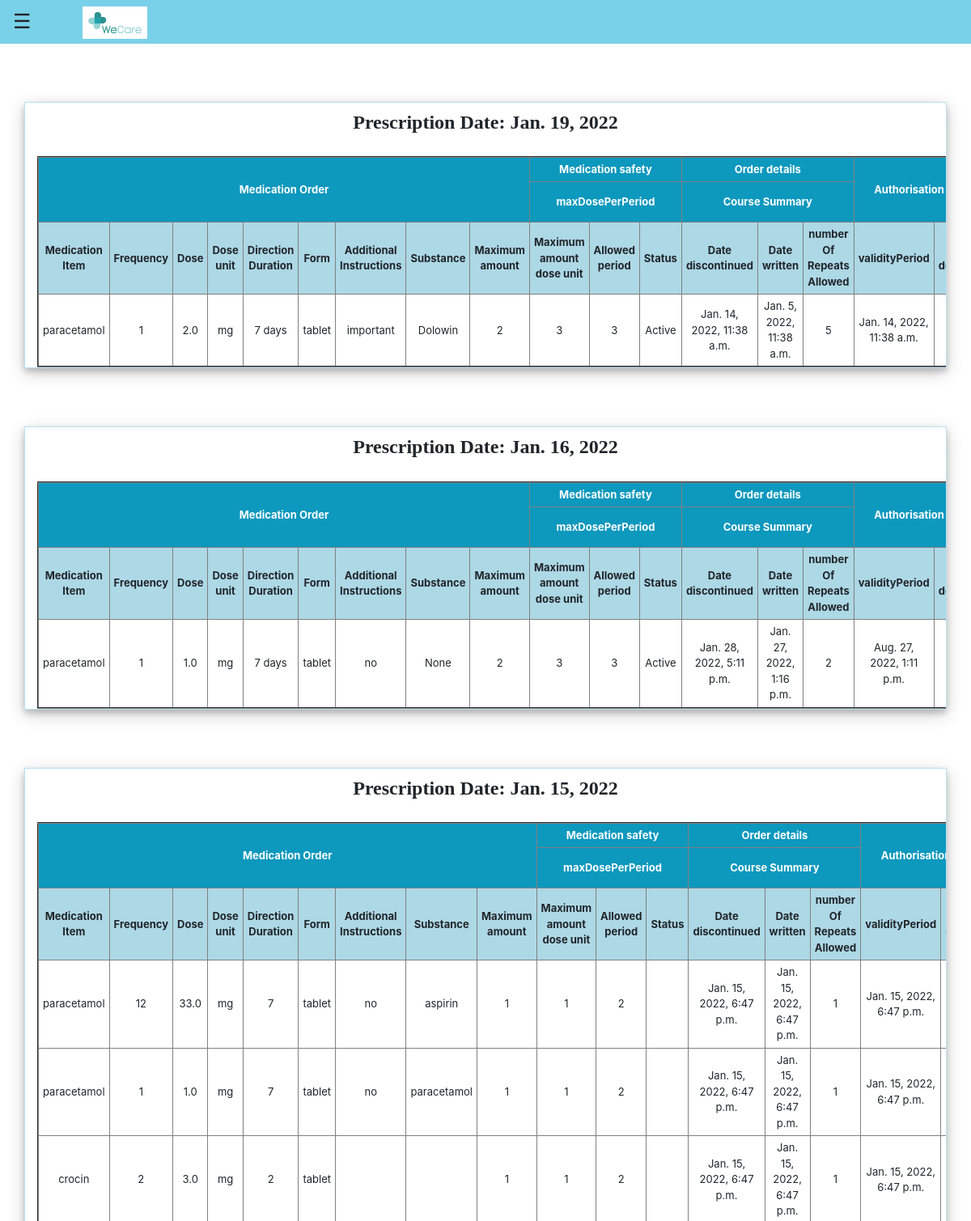
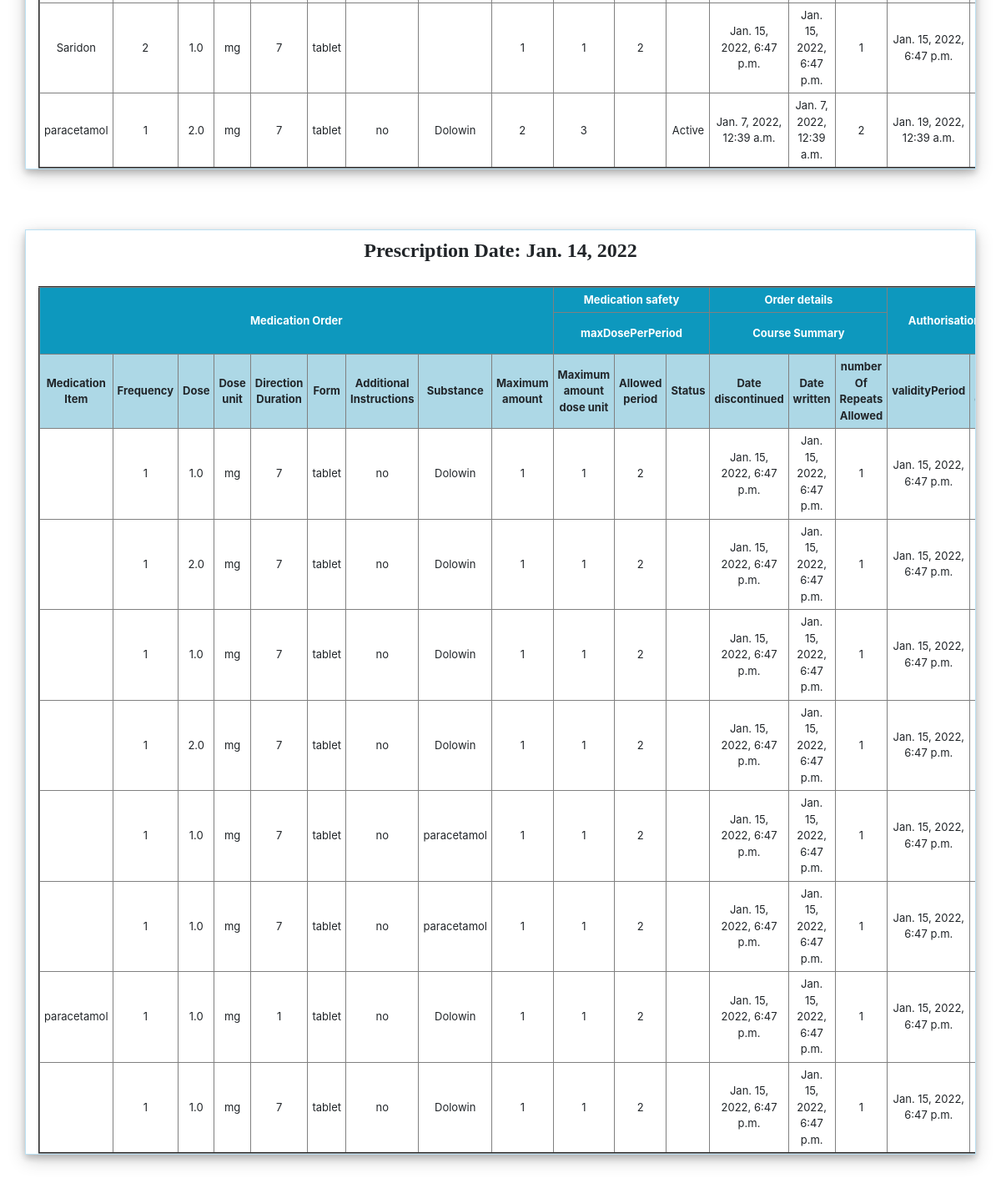
/old-prescription/3 (signed in), run on the app's committed database (2 pictures, top to bottom).
### hospital/models.py (models this page shows, shortened)
class PatientPrescriptionDetails(models.Model):
    patientId=models.PositiveIntegerField(null=True)
    medicationItem=models.CharField(max_length=100)
    frequency=models.PositiveIntegerField(null=False)
    dose=models.FloatField(null=False)
    doseUnit=models.CharField(max_length=100)
    directionDuration=models.CharField(max_length=200)
    form=models.CharField(max_length=100)
    additionalInstruc=models.CharField(max_length=400)
    substance=models.CharField(max_length=100)
    date=models.DateField(auto_now=True)
    safetyAmount=models.PositiveIntegerField(null=False)
    safetyDoseUnit=models.CharField(max_length=400)
    safetyAllowedPer=models.CharField(max_length=400)
    orderStatus=models.CharField(max_length=100)
    orderDateDisc=models.DateTimeField(blank=True,default=datetime.now)
    orderDateWritten=models.DateTimeField(blank=True,default=datetime.now)
    authRepeat=models.PositiveIntegerField(null=False,blank=True)
    authValPer=models.DateTimeField(blank=True,default=datetime.now)
    dispInstruc=models.CharField(max_length=100,blank=True)
    dispDescrip=models.CharField(max_length=100,blank=True)
    dispAmount=models.PositiveIntegerField(null=False,blank=True)
    dispAmountUnits=models.CharField(max_length=200,blank=True)
    dispDurution=models.CharField(max_length=200,blank=True)

### hospital/views.py (the view)
@login_required(login_url='doctorlogin')
@user_passes_test(is_doctor)
def old_prescription_patient_view(request, pk):
    patient = models.Patient.objects.get(id=pk)
    assignedDoctor = models.User.objects.all().filter(id=patient.assignedDoctorId)
    pDD = models.PatientPrescriptionDetails.objects.all().filter(
        patientId=pk).order_by('-date')
    date_list = []
    for m in pDD:
        if m.date not in date_list:
            date_list.append(m.date)
    patientDict = {
        'patientId': pk,
        'name': patient.get_name,
        'mobile': patient.mobile,
        'address': patient.address,
        'symptoms': patient.symptoms,
        'assignedDoctorName': assignedDoctor[0].first_name,
        'pDD': pDD,
        'date_list': date_list,
        'doctor': models.Doctor.objects.get(user_id=request.user.id),
    }
    return render(request, 'hospital/patient_old_prescription.html', context=patientDict)

### hospital/models.py (called while the page is built)
    @property
    def get_name(self):
        return self.user.first_name+" "+self.user.last_name

### hospital/views.py (called while the page is built)
def is_doctor(user):
    return user.groups.filter(name='DOCTOR').exists()

### templates/hospital/patient_old_prescription.html (shortened to what this page needs)
{% extends 'hospital/doctor_base.html' %}
{% block content %}
{% load static %}
<head>
</head>
<br>
{% for date in date_list %}
<div class="container">
  <h4 style="font-family: 'Times New Roman', Times, serif; text-align: center; font-weight: bold;">Prescription Date: {{date}}</h4>
  <table border="2" align="center">
    <br>
    <tr class="heading" align="center">
      <th rowspan="2" colspan="9">Medication Order</th>
      <th colspan="3">Medication safety</th>
      <th colspan="3">Order details</th>
      <th rowspan="2" colspan="2">Authorisation details</th>
    </tr>
    <tr class="heading" align="center">
      <th colspan="3">maxDosePerPeriod</th>
      <th colspan="3">Course Summary</th>
    </tr>
    <tr class="subheadings" align="center">
      <th>Medication Item</th>
      <th>Frequency</th>
      <th>Dose</th>
      <th>Dose unit</th>
      <th>Direction Duration</th>
      <th>Form</th>
      <th>Additional Instructions</th>
      <th>Substance</th>
      <th>Maximum amount</th>
      <th>Maximum amount dose unit</th>
      <th>Allowed period</th>
      <th>Status</th>
      <th>Date discontinued</th>
      <th>Date written</th>
      <th>number Of Repeats Allowed</th>
      <th>validityPeriod</th>
      <th>Amount description</th>
    </tr>
    {% for m in pDD %}
    {% if m.date == date %}
    <tr class="details" align="center">
      <td>{{m.medicationItem}}</td>
      <td>{{m.frequency}}</td>
      <td>{{m.dose}}</td>
      <td>{{m.doseUnit}}</td>
      <td>{{m.directionDuration}}</td>
      <td>{{m.form}}</td>
      <td>{{m.additionalInstruc}}</td>
      <td>{{m.substance}}</td>
      <td>{{m.safetyAmount}}</td>
      <td>{{m.safetyDoseUnit}}</td>
      <td>{{m.safetyAllowedPer}}</td>
      <td>{{m.orderStatus}}</td>
      <td>{{m.orderDateDisc}}</td>
      <td>{{m.orderDateWritten}}</td>
      <td>{{m.authRepeat}}</td>
      <td>{{m.authValPer}}</td>
      <td>{{m.dispInstruc}}</td>
    </tr>
    {% endif %}
    {% endfor %}
  </table>
</div>
<br><br><br>
{% endfor %}
{% endblock content %}

### templates/hospital/patient_old_prescription.html (style rules this page uses)
.details { font-weight: 14px; font-family: -apple-system, BlinkMacSystemFont,"Segoe UI",Roboto,"Helvetica Neue",Arial,"Noto Sans",sans-serif,"Apple Color Emoji","Segoe UI Emoji","Segoe UI Symbol","Noto Color Emoji"; }
.subheadings { background-color: lightblue; font-family: -apple-system, BlinkMacSystemFont,"Segoe UI",Roboto,"Helvetica Neue",Arial,"Noto Sans",sans-serif,"Apple Color Emoji","Segoe UI Emoji","Segoe UI Symbol","Noto Color Emoji"; font-weight: 1.25rem; }
th, td { padding: 5px; }
.heading { background-color: #0D98BE; color: white; font-family: -apple-system, BlinkMacSystemFont,"Segoe UI",Roboto,"Helvetica Neue",Arial,"Noto Sans",sans-serif,"Apple Color Emoji","Segoe UI Emoji","Segoe UI Symbol","Noto Color Emoji"; font-weight: 1.25rem; }
.container { padding-top: 10px; overflow-y: scroll; box-shadow: 0 4px 8px 0 rgba(0, 0, 0, 0.2), 0 6px 20px 0 rgba(0, 0, 0, 0.19); font-family: -apple-system, BlinkMacSystemFont,"Segoe UI",Roboto,"Helvetica Neue",Arial,"Noto Sans",sans-serif,"Apple Color Emoji","Segoe UI Emoji","Segoe UI Symbol","Noto Color Emoji"; font-size: small; border:solid rgba(188, 225, 243, 0.993) 1px ; }

### data on the page
PatientPrescriptionDetails: date_list "Jan. 19, 2022", medicationItem "paracetamol", frequency "1", dose "2.0", doseUnit "mg", directionDuration "7 days", form "tablet", additionalInstruc "important", substance "Dolowin", safetyAmount "2", safetyDoseUnit "3", safetyAllowedPer "3", orderStatus "Active", orderDateDisc "Jan. 14, 2022, 11:38 a.m.", orderDateWritten "Jan. 5, 2022, 11:38 a.m.", authRepeat "5", authValPer "Jan. 14, 2022, 11:38 a.m."
PatientPrescriptionDetails: date_list "Jan. 16, 2022", medicationItem "paracetamol", frequency "1", dose "1.0", doseUnit "mg", directionDuration "7 days", form "tablet", additionalInstruc "no", substance "None", safetyAmount "2", safetyDoseUnit "3", safetyAllowedPer "3", orderStatus "Active", orderDateDisc "Jan. 28, 2022, 5:11 p.m.", orderDateWritten "Jan. 27, 2022, 1:16 p.m.", authRepeat "2", authValPer "Aug. 27, 2022, 1:11 p.m."
PatientPrescriptionDetails: date_list "Jan. 15, 2022", medicationItem "paracetamol", frequency "12", dose "33.0", doseUnit "mg", directionDuration "7", form "tablet", additionalInstruc "no", substance "aspirin", safetyAmount "1", safetyDoseUnit "1", safetyAllowedPer "2", orderDateDisc "Jan. 15, 2022, 6:47 p.m.", orderDateWritten "Jan. 15, 2022, 6:47 p.m.", authRepeat "1", authValPer "Jan. 15, 2022, 6:47 p.m."
PatientPrescriptionDetails: medicationItem "paracetamol", frequency "1", dose "1.0", doseUnit "mg", directionDuration "7", form "tablet", additionalInstruc "no", substance "paracetamol", safetyAmount "1", safetyDoseUnit "1", safetyAllowedPer "2", orderDateDisc "Jan. 15, 2022, 6:47 p.m.", orderDateWritten "Jan. 15, 2022, 6:47 p.m.", authRepeat "1", authValPer "Jan. 15, 2022, 6:47 p.m."
PatientPrescriptionDetails: medicationItem "crocin", frequency "2", dose "3.0", doseUnit "mg", directionDuration "2", form "tablet", safetyAmount "1", safetyDoseUnit "1", safetyAllowedPer "2", orderDateDisc "Jan. 15, 2022, 6:47 p.m.", orderDateWritten "Jan. 15, 2022, 6:47 p.m.", authRepeat "1", authValPer "Jan. 15, 2022, 6:47 p.m."
PatientPrescriptionDetails: medicationItem "Saridon", frequency "2", dose "1.0", doseUnit "mg", directionDuration "7", form "tablet", safetyAmount "1", safetyDoseUnit "1", safetyAllowedPer "2", orderDateDisc "Jan. 15, 2022, 6:47 p.m.", orderDateWritten "Jan. 15, 2022, 6:47 p.m.", authRepeat "1", authValPer "Jan. 15, 2022, 6:47 p.m."
PatientPrescriptionDetails: medicationItem "paracetamol", frequency "1", dose "2.0", doseUnit "mg", directionDuration "7", form "tablet", additionalInstruc "no", substance "Dolowin", safetyAmount "2", safetyDoseUnit "3", orderStatus "Active", orderDateDisc "Jan. 7, 2022, 12:39 a.m.", orderDateWritten "Jan. 7, 2022, 12:39 a.m.", authRepeat "2", authValPer "Jan. 19, 2022, 12:39 a.m."
PatientPrescriptionDetails: date_list "Jan. 14, 2022", frequency "1", dose "1.0", doseUnit "mg", directionDuration "7", form "tablet", additionalInstruc "no", substance "Dolowin", safetyAmount "1", safetyDoseUnit "1", safetyAllowedPer "2", orderDateDisc "Jan. 15, 2022, 6:47 p.m.", orderDateWritten "Jan. 15, 2022, 6:47 p.m.", authRepeat "1", authValPer "Jan. 15, 2022, 6:47 p.m."
PatientPrescriptionDetails: frequency "1", dose "2.0", doseUnit "mg", directionDuration "7", form "tablet", additionalInstruc "no", substance "Dolowin", safetyAmount "1", safetyDoseUnit "1", safetyAllowedPer "2", orderDateDisc "Jan. 15, 2022, 6:47 p.m.", orderDateWritten "Jan. 15, 2022, 6:47 p.m.", authRepeat "1", authValPer "Jan. 15, 2022, 6:47 p.m."
PatientPrescriptionDetails: frequency "1", dose "1.0", doseUnit "mg", directionDuration "7", form "tablet", additionalInstruc "no", substance "Dolowin", safetyAmount "1", safetyDoseUnit "1", safetyAllowedPer "2", orderDateDisc "Jan. 15, 2022, 6:47 p.m.", orderDateWritten "Jan. 15, 2022, 6:47 p.m.", authRepeat "1", authValPer "Jan. 15, 2022, 6:47 p.m."
PatientPrescriptionDetails: frequency "1", dose "2.0", doseUnit "mg", directionDuration "7", form "tablet", additionalInstruc "no", substance "Dolowin", safetyAmount "1", safetyDoseUnit "1", safetyAllowedPer "2", orderDateDisc "Jan. 15, 2022, 6:47 p.m.", orderDateWritten "Jan. 15, 2022, 6:47 p.m.", authRepeat "1", authValPer "Jan. 15, 2022, 6:47 p.m."
PatientPrescriptionDetails: frequency "1", dose "1.0", doseUnit "mg", directionDuration "7", form "tablet", additionalInstruc "no", substance "paracetamol", safetyAmount "1", safetyDoseUnit "1", safetyAllowedPer "2", orderDateDisc "Jan. 15, 2022, 6:47 p.m.", orderDateWritten "Jan. 15, 2022, 6:47 p.m.", authRepeat "1", authValPer "Jan. 15, 2022, 6:47 p.m."
PatientPrescriptionDetails: frequency "1", dose "1.0", doseUnit "mg", directionDuration "7", form "tablet", additionalInstruc "no", substance "paracetamol", safetyAmount "1", safetyDoseUnit "1", safetyAllowedPer "2", orderDateDisc "Jan. 15, 2022, 6:47 p.m.", orderDateWritten "Jan. 15, 2022, 6:47 p.m.", authRepeat "1", authValPer "Jan. 15, 2022, 6:47 p.m."
PatientPrescriptionDetails: medicationItem "paracetamol", frequency "1", dose "1.0", doseUnit "mg", directionDuration "1", form "tablet", additionalInstruc "no", substance "Dolowin", safetyAmount "1", safetyDoseUnit "1", safetyAllowedPer "2", orderDateDisc "Jan. 15, 2022, 6:47 p.m.", orderDateWritten "Jan. 15, 2022, 6:47 p.m.", authRepeat "1", authValPer "Jan. 15, 2022, 6:47 p.m."
PatientPrescriptionDetails: frequency "1", dose "1.0", doseUnit "mg", directionDuration "7", form "tablet", additionalInstruc "no", substance "Dolowin", safetyAmount "1", safetyDoseUnit "1", safetyAllowedPer "2", orderDateDisc "Jan. 15, 2022, 6:47 p.m.", orderDateWritten "Jan. 15, 2022, 6:47 p.m.", authRepeat "1", authValPer "Jan. 15, 2022, 6:47 p.m."
